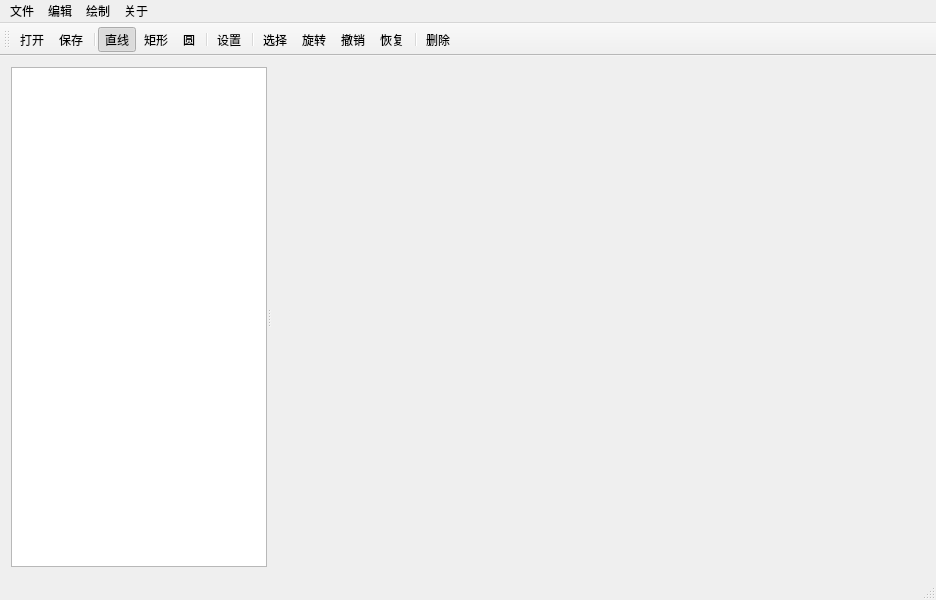
<?xml version="1.0" encoding="UTF-8"?>
<ui version="4.0">
 <class>CAD</class>
 <widget class="QMainWindow" name="CAD">
  <property name="geometry">
   <rect>
    <x>0</x>
    <y>0</y>
    <width>936</width>
    <height>600</height>
   </rect>
  </property>
  <property name="minimumSize">
   <size>
    <width>800</width>
    <height>600</height>
   </size>
  </property>
  <property name="windowTitle">
   <string>CAD</string>
  </property>
  <property name="windowIcon">
   <iconset resource="cad_res.qrc">
    <normaloff>:/img/res/shape.png</normaloff>:/img/res/shape.png</iconset>
  </property>
  <widget class="QWidget" name="centralWidget">
   <layout class="QGridLayout" name="gridLayout">
    <item row="0" column="0">
     <widget class="QSplitter" name="splitter">
      <property name="minimumSize">
       <size>
        <width>0</width>
        <height>0</height>
       </size>
      </property>
      <property name="orientation">
       <enum>Qt::Horizontal</enum>
      </property>
      <property name="childrenCollapsible">
       <bool>false</bool>
      </property>
      <widget class="QTreeView" name="treeView">
       <property name="sizePolicy">
        <sizepolicy hsizetype="Expanding" vsizetype="Expanding">
         <horstretch>0</horstretch>
         <verstretch>0</verstretch>
        </sizepolicy>
       </property>
       <property name="minimumSize">
        <size>
         <width>256</width>
         <height>0</height>
        </size>
       </property>
       <property name="maximumSize">
        <size>
         <width>512</width>
         <height>16777215</height>
        </size>
       </property>
       <property name="sizeIncrement">
        <size>
         <width>0</width>
         <height>0</height>
        </size>
       </property>
       <property name="baseSize">
        <size>
         <width>0</width>
         <height>0</height>
        </size>
       </property>
       <property name="statusTip">
        <string>就绪</string>
       </property>
       <property name="editTriggers">
        <set>QAbstractItemView::NoEditTriggers</set>
       </property>
       <property name="headerHidden">
        <bool>true</bool>
       </property>
       <attribute name="headerVisible">
        <bool>false</bool>
       </attribute>
      </widget>
      <widget class="ClientWidget" name="client_widget" native="true">
       <property name="sizePolicy">
        <sizepolicy hsizetype="Preferred" vsizetype="Preferred">
         <horstretch>1</horstretch>
         <verstretch>0</verstretch>
        </sizepolicy>
       </property>
       <property name="statusTip">
        <string>就绪</string>
       </property>
       <property name="autoFillBackground">
        <bool>true</bool>
       </property>
      </widget>
     </widget>
    </item>
   </layout>
  </widget>
  <widget class="QMenuBar" name="menuBar">
   <property name="geometry">
    <rect>
     <x>0</x>
     <y>0</y>
     <width>936</width>
     <height>23</height>
    </rect>
   </property>
   <widget class="QMenu" name="menu">
    <property name="title">
     <string>绘制</string>
    </property>
    <widget class="QMenu" name="menu_2">
     <property name="title">
      <string>图形</string>
     </property>
     <addaction name="action_line"/>
     <addaction name="action_rectangele"/>
     <addaction name="action_ellipse"/>
    </widget>
    <addaction name="menu_2"/>
    <addaction name="action_draw_setting"/>
   </widget>
   <widget class="QMenu" name="menu_3">
    <property name="title">
     <string>关于</string>
    </property>
    <addaction name="action1_aboutQT"/>
    <addaction name="action_aboutme"/>
   </widget>
   <widget class="QMenu" name="menu_4">
    <property name="title">
     <string>编辑</string>
    </property>
    <addaction name="action_select"/>
    <addaction name="separator"/>
    <addaction name="action_rotation"/>
    <addaction name="action_undo"/>
    <addaction name="action_recover"/>
    <addaction name="separator"/>
    <addaction name="action_delete"/>
   </widget>
   <widget class="QMenu" name="menu_5">
    <property name="title">
     <string>文件</string>
    </property>
    <addaction name="action_file_open"/>
    <addaction name="action_file_save"/>
    <addaction name="separator"/>
    <addaction name="action_quit"/>
   </widget>
   <addaction name="menu_5"/>
   <addaction name="menu_4"/>
   <addaction name="menu"/>
   <addaction name="menu_3"/>
  </widget>
  <widget class="QToolBar" name="mainToolBar">
   <property name="enabled">
    <bool>true</bool>
   </property>
   <property name="statusTip">
    <string>就绪</string>
   </property>
   <attribute name="toolBarArea">
    <enum>TopToolBarArea</enum>
   </attribute>
   <attribute name="toolBarBreak">
    <bool>false</bool>
   </attribute>
   <addaction name="action_file_open"/>
   <addaction name="action_file_save"/>
   <addaction name="separator"/>
   <addaction name="action_line"/>
   <addaction name="action_rectangele"/>
   <addaction name="action_ellipse"/>
   <addaction name="separator"/>
   <addaction name="action_draw_setting"/>
   <addaction name="separator"/>
   <addaction name="action_select"/>
   <addaction name="action_rotation"/>
   <addaction name="action_undo"/>
   <addaction name="action_recover"/>
   <addaction name="separator"/>
   <addaction name="action_delete"/>
  </widget>
  <widget class="QStatusBar" name="statusBar"/>
  <action name="action_draw_setting">
   <property name="icon">
    <iconset resource="cad_res.qrc">
     <normaloff>:/img/res/setting.png</normaloff>:/img/res/setting.png</iconset>
   </property>
   <property name="text">
    <string>设置</string>
   </property>
   <property name="statusTip">
    <string>绘制设置 </string>
   </property>
  </action>
  <action name="action_line">
   <property name="checkable">
    <bool>true</bool>
   </property>
   <property name="checked">
    <bool>true</bool>
   </property>
   <property name="icon">
    <iconset resource="cad_res.qrc">
     <normaloff>:/img/res/line.png</normaloff>:/img/res/line.png</iconset>
   </property>
   <property name="text">
    <string>直线</string>
   </property>
   <property name="toolTip">
    <string>直线</string>
   </property>
   <property name="statusTip">
    <string>画直线</string>
   </property>
  </action>
  <action name="action_rectangele">
   <property name="checkable">
    <bool>true</bool>
   </property>
   <property name="icon">
    <iconset resource="cad_res.qrc">
     <normaloff>:/img/res/rect.png</normaloff>:/img/res/rect.png</iconset>
   </property>
   <property name="text">
    <string>矩形</string>
   </property>
   <property name="toolTip">
    <string>矩形</string>
   </property>
   <property name="statusTip">
    <string>画矩形</string>
   </property>
  </action>
  <action name="action_ellipse">
   <property name="checkable">
    <bool>true</bool>
   </property>
   <property name="icon">
    <iconset resource="cad_res.qrc">
     <normaloff>:/img/res/ellipse.png</normaloff>:/img/res/ellipse.png</iconset>
   </property>
   <property name="text">
    <string>圆</string>
   </property>
   <property name="toolTip">
    <string>圆</string>
   </property>
   <property name="statusTip">
    <string>画园</string>
   </property>
  </action>
  <action name="action1_aboutQT">
   <property name="icon">
    <iconset resource="cad_res.qrc">
     <normaloff>:/img/res/support.png</normaloff>:/img/res/support.png</iconset>
   </property>
   <property name="text">
    <string>关于QT</string>
   </property>
   <property name="toolTip">
    <string>关于QT</string>
   </property>
   <property name="statusTip">
    <string>关于QT</string>
   </property>
  </action>
  <action name="action_select">
   <property name="checkable">
    <bool>true</bool>
   </property>
   <property name="icon">
    <iconset resource="cad_res.qrc">
     <normaloff>:/img/res/selection.png</normaloff>:/img/res/selection.png</iconset>
   </property>
   <property name="text">
    <string>选择</string>
   </property>
   <property name="statusTip">
    <string>选择图形</string>
   </property>
  </action>
  <action name="action_delete">
   <property name="icon">
    <iconset resource="cad_res.qrc">
     <normaloff>:/img/res/delete.png</normaloff>:/img/res/delete.png</iconset>
   </property>
   <property name="text">
    <string>删除</string>
   </property>
   <property name="statusTip">
    <string>删除图形</string>
   </property>
   <property name="shortcut">
    <string>Del</string>
   </property>
  </action>
  <action name="action_rotation">
   <property name="icon">
    <iconset resource="cad_res.qrc">
     <normaloff>:/img/res/rotat_right.png</normaloff>:/img/res/rotat_right.png</iconset>
   </property>
   <property name="text">
    <string>旋转</string>
   </property>
   <property name="statusTip">
    <string>旋转图形</string>
   </property>
  </action>
  <action name="action_undo">
   <property name="enabled">
    <bool>true</bool>
   </property>
   <property name="icon">
    <iconset resource="cad_res.qrc">
     <normaloff>:/img/res/undo.png</normaloff>:/img/res/undo.png</iconset>
   </property>
   <property name="text">
    <string>撤销</string>
   </property>
   <property name="statusTip">
    <string>撤销操作</string>
   </property>
   <property name="shortcut">
    <string>Ctrl+Z</string>
   </property>
  </action>
  <action name="action_recover">
   <property name="enabled">
    <bool>true</bool>
   </property>
   <property name="icon">
    <iconset resource="cad_res.qrc">
     <normaloff>:/img/res/recover.png</normaloff>:/img/res/recover.png</iconset>
   </property>
   <property name="text">
    <string>恢复</string>
   </property>
   <property name="statusTip">
    <string>恢复操作</string>
   </property>
   <property name="shortcut">
    <string>Ctrl+Y</string>
   </property>
  </action>
  <action name="action_file_open">
   <property name="icon">
    <iconset resource="cad_res.qrc">
     <normaloff>:/img/res/file1.png</normaloff>:/img/res/file1.png</iconset>
   </property>
   <property name="text">
    <string>打开</string>
   </property>
   <property name="statusTip">
    <string>打开</string>
   </property>
   <property name="shortcut">
    <string>Ctrl+N</string>
   </property>
  </action>
  <action name="action_file_save">
   <property name="icon">
    <iconset resource="cad_res.qrc">
     <normaloff>:/img/res/save1.png</normaloff>:/img/res/save1.png</iconset>
   </property>
   <property name="text">
    <string>保存</string>
   </property>
   <property name="statusTip">
    <string>保存</string>
   </property>
   <property name="shortcut">
    <string>Ctrl+S</string>
   </property>
  </action>
  <action name="action_quit">
   <property name="icon">
    <iconset resource="cad_res.qrc">
     <normaloff>:/img/res/logout.png</normaloff>:/img/res/logout.png</iconset>
   </property>
   <property name="text">
    <string>退出</string>
   </property>
   <property name="statusTip">
    <string>退出</string>
   </property>
  </action>
  <action name="action_aboutme">
   <property name="icon">
    <iconset resource="cad_res.qrc">
     <normaloff>:/img/res/shape.png</normaloff>:/img/res/shape.png</iconset>
   </property>
   <property name="text">
    <string>关于我</string>
   </property>
   <property name="toolTip">
    <string>关于我</string>
   </property>
   <property name="statusTip">
    <string>关于我</string>
   </property>
  </action>
 </widget>
 <layoutdefault spacing="6" margin="11"/>
 <customwidgets>
  <customwidget>
   <class>ClientWidget</class>
   <extends>QWidget</extends>
   <header>ClientWidget.h</header>
   <container>1</container>
   <slots>
    <signal>on_tree_view_add_information()</signal>
    <signal>on_tree_view_update_checked()</signal>
    <signal>update_tree_view_item()</signal>
   </slots>
  </customwidget>
 </customwidgets>
 <resources>
  <include location="cad_res.qrc"/>
 </resources>
 <connections>
  <connection>
   <sender>client_widget</sender>
   <signal>on_tree_view_add_information()</signal>
   <receiver>CAD</receiver>
   <slot>on_tree_view_add_information()</slot>
   <hints>
    <hint type="sourcelabel">
     <x>601</x>
     <y>216</y>
    </hint>
    <hint type="destinationlabel">
     <x>424</x>
     <y>-6</y>
    </hint>
   </hints>
  </connection>
  <connection>
   <sender>client_widget</sender>
   <signal>on_tree_view_update_checked()</signal>
   <receiver>CAD</receiver>
   <slot>on_tree_view_update_checked()</slot>
   <hints>
    <hint type="sourcelabel">
     <x>690</x>
     <y>143</y>
    </hint>
    <hint type="destinationlabel">
     <x>683</x>
     <y>-11</y>
    </hint>
   </hints>
  </connection>
  <connection>
   <sender>client_widget</sender>
   <signal>update_tree_view_item()</signal>
   <receiver>CAD</receiver>
   <slot>update_tree_view_item()</slot>
   <hints>
    <hint type="sourcelabel">
     <x>488</x>
     <y>175</y>
    </hint>
    <hint type="destinationlabel">
     <x>477</x>
     <y>-2</y>
    </hint>
   </hints>
  </connection>
 </connections>
 <slots>
  <slot>on_tree_view_add_information()</slot>
  <slot>update_tree_view_item()</slot>
  <slot>on_tree_view_update_checked()</slot>
 </slots>
</ui>
